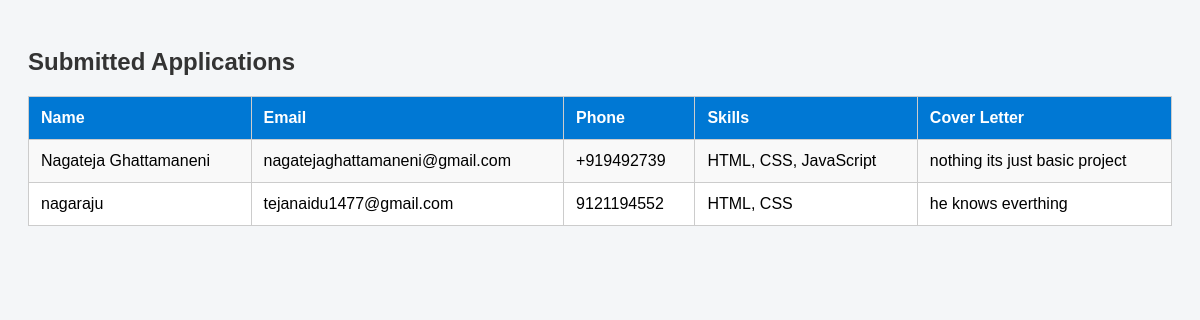
/view, run on the app's committed database.
### app.py (models this page shows, shortened)
class JobApplication(db.Model):
    id = db.Column(db.Integer, primary_key=True)
    name = db.Column(db.String(100), nullable=False)
    email = db.Column(db.String(100), nullable=False)
    password = db.Column(db.String(100), nullable=False)
    age = db.Column(db.Integer)
    phone = db.Column(db.String(15))
    dob = db.Column(db.String(20))
    registration = db.Column(db.String(30))
    gender = db.Column(db.String(10))
    skills = db.Column(db.String(200))
    skillset_rating = db.Column(db.Integer)
    profile_url = db.Column(db.String(200))
    cover_letter = db.Column(db.Text)

### app.py (the view)
@app.route('/view')
def view_applications():
    applications = JobApplication.query.all()
    return render_template('view.html', applications=applications)

### templates/view.html (shortened to what this page needs)
<!DOCTYPE html>
<html lang="en">
<head>
</head>
<body>
  <h2>Submitted Applications</h2>
  <table>
    <tr>
      <th>Name</th>
      <th>Email</th>
      <th>Phone</th>
      <th>Skills</th>
      <th>Cover Letter</th>
    </tr>
    {% for app in applications %}
    <tr>
      <td>{{ app.name }}</td>
      <td>{{ app.email }}</td>
      <td>{{ app.phone }}</td>
      <td>{{ app.skills }}</td>
      <td>{{ app.cover_letter }}</td>
    </tr>
    {% endfor %}
  </table>
</body>
</html>

### templates/view.html (style rules this page uses)
body { font-family: Arial, sans-serif; background-color: #f4f6f8; padding: 20px; }
table { width: 100%; border-collapse: collapse; background-color: #fff; }
th, td { padding: 12px; border: 1px solid #ccc; text-align: left; }
th { background-color: #0078d4; color: white; }
tr:nth-child(even) { background-color: #f9f9f9; }
h2 { margin-bottom: 20px; color: #333; }

### data on the page
JobApplication: name "Nagateja Ghattamaneni", email "nagatejaghattamaneni@gmail.com", phone "+919492739", skills "HTML, CSS, JavaScript", cover_letter "nothing its just basic project"
JobApplication: name "nagaraju", email "tejanaidu1477@gmail.com", phone "9121194552", skills "HTML, CSS", cover_letter "he knows everthing"
